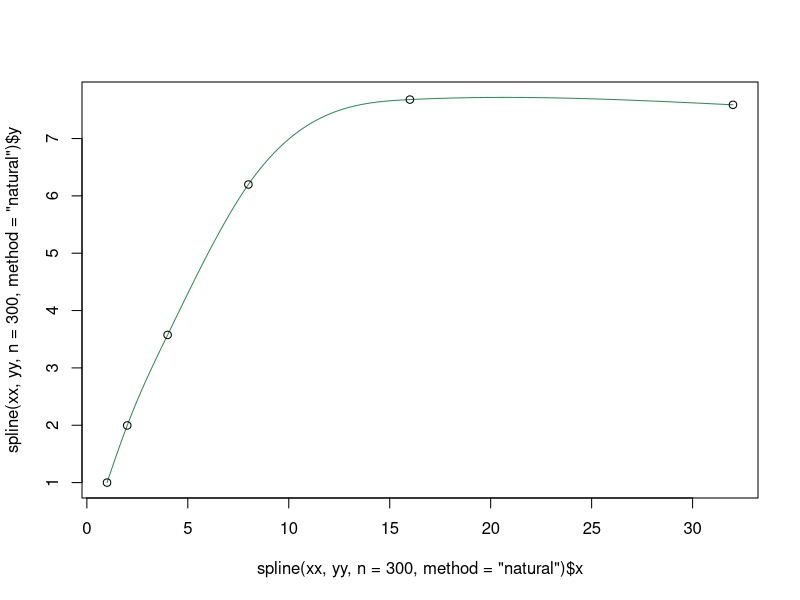

R code for this plot:
# This R program solves Comp 240 Homework 5 
xx = c(1,2,4,8,16,32)
yy = c(0.715983, 0.358588, 0.200269, 0.115521, 0.0932389, 0.0943575)
yy = 0.715983/yy
x = seq(1,32,length=100)
plot(spline(xx,yy,n=300,method='natural'),col='seagreen4',type='l')
points(xx,yy)
#plot(xx,yy)